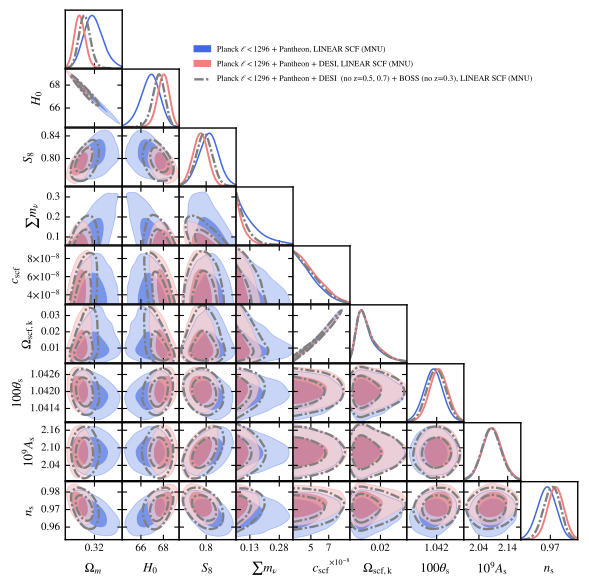

Recreate this plot in Python.
import getdist.plots as gplot
from getdist import MCSamples
from getdist import loadMCSamples
import os
import matplotlib
import subprocess
import matplotlib.pyplot as plt
import numpy as np

# GENERAL PLOT OPTIONS
matplotlib.rcParams['mathtext.fontset'] = 'stix'
matplotlib.rcParams['font.family'] = 'STIXGeneral'
matplotlib.rcParams['mathtext.rm'] = 'Bitstream Vera Sans'
matplotlib.rcParams['mathtext.it'] = 'Bitstream Vera Sans:italic'
matplotlib.rcParams['mathtext.bf'] = 'Bitstream Vera Sans:bold'
matplotlib.rcParams['xtick.bottom'] = True
matplotlib.rcParams['xtick.top'] = False
matplotlib.rcParams['ytick.right'] = False
matplotlib.rcParams['axes.edgecolor'] = 'black'
matplotlib.rcParams['axes.linewidth'] = '1.0'
matplotlib.rcParams['axes.labelsize'] = 'medium'
matplotlib.rcParams['axes.grid'] = True
matplotlib.rcParams['grid.linewidth'] = '0.0'
matplotlib.rcParams['grid.alpha'] = '0.18'
matplotlib.rcParams['grid.color'] = 'lightgray'
matplotlib.rcParams['legend.labelspacing'] = 0.77
matplotlib.rcParams['savefig.bbox'] = 'tight'
matplotlib.rcParams['savefig.format'] = 'pdf'

parameter = [u'omegam2', u'H0', u'SS8',u'm_ncdm',u'scf_c',u'Omega0_scf_ke',u'theta_s_1e2',u'As_1e9',u'n_s']
chaindir=r'./'

analysissettings={'smooth_scale_1D':0.45,'smooth_scale_2D':0.45,
'ignore_rows': u'0.5','range_confidence' : u'0.025'}

analysissettings2={'smooth_scale_1D':0.45,'smooth_scale_2D':0.45,
'ignore_rows': u'0.0','range_confidence' : u'0.025'}


root_chains = (
  'EXAMPLE_MCMC8001',
  'EXAMPLE_MCMC8005',
  'EXAMPLE_MCMC9001'
)

# --------------------------------------------------------------------------------
samples=loadMCSamples(chaindir + root_chains[0],settings=analysissettings)
p = samples.getParams()
samples.addDerived(p.omegan+(p.omegach2+p.omegabh2)/(p.H0/100.)/(p.H0/100.),name='omegam2',label='{\\Omega_m}')
samples.addDerived(p.sigma8*np.sqrt(p.omegan+(p.omegach2+p.omegabh2)/(p.H0/100.)/(p.H0/100.))/0.5477225575,name='SS8',label='{S_8}')
samples.addDerived(p.chi2__planck_2018_lowl.TT+p.chi2__planck_2018_lowl.EE+p.chi2__planck_2018_highl_plik.TTTEEE,name='chi2_cmb2',label='{\\chi^2_{\\rm CMB}}')
samples.addDerived(p.chi2__sn.pantheon,name='chi2_sn2',label='{\\chi^2_{\\rm SN}}')
samples.saveAsText(chaindir + '/.VM_PKIM3v3_TMP1')
# --------------------------------------------------------------------------------
samples=loadMCSamples(chaindir + root_chains[1],settings=analysissettings)
p = samples.getParams()
samples.addDerived(p.omegan+(p.omegach2+p.omegabh2)/(p.H0/100.)/(p.H0/100.),name='omegam2',label='{\\Omega_m}')#sigma8
samples.addDerived(p.sigma8*np.sqrt(p.omegan+(p.omegach2+p.omegabh2)/(p.H0/100.)/(p.H0/100.))/0.5477225575,name='SS8',label='{S_8}')
samples.addDerived(p.chi2__planck_2018_lowl.TT+p.chi2__planck_2018_lowl.EE+p.chi2__planck_2018_highl_plik.TTTEEE,name='chi2_cmb2',label='{\\chi^2_{\\rm CMB}}')
samples.addDerived(p.chi2__sn.pantheon,name='chi2_sn2',label='{\\chi^2_{\\rm SN}}')
samples.addDerived(p.chi2__bao.desi_y1,name='chi2_bao',label='{\\chi^2_{\\rm BAO}}')
samples.saveAsText(chaindir + '/.VM_PKIM3v3_TMP2')
# --------------------------------------------------------------------------------
samples=loadMCSamples(chaindir + root_chains[2],settings=analysissettings)
p = samples.getParams()
samples.addDerived(p.omegan+(p.omegach2+p.omegabh2)/(p.H0/100.)/(p.H0/100.),name='omegam2',label='{\\Omega_m}')#sigma8
samples.addDerived(p.sigma8*np.sqrt(p.omegan+(p.omegach2+p.omegabh2)/(p.H0/100.)/(p.H0/100.))/0.5477225575,name='SS8',label='{S_8}')
samples.addDerived(p.chi2__planck_2018_lowl.TT+p.chi2__planck_2018_lowl.EE+p.chi2__planck_2018_highl_plik.TTTEEE,name='chi2_cmb2',label='{\\chi^2_{\\rm CMB}}')
samples.addDerived(p.chi2__sn.pantheon,name='chi2_sn2',label='{\\chi^2_{\\rm SN}}')
samples.addDerived(p.chi2__bao.sdss_dr12_consensus_bao+p.chi2__bao.desi_y1,name='chi2_bao',label='{\\chi^2_{\\rm BAO}}')
samples.saveAsText(chaindir + '/.VM_PKIM3v3_TMP3')

#GET DIST PLOT SETUP
g=gplot.getSubplotPlotter(chain_dir=chaindir,
analysis_settings=analysissettings2,width_inch=6.0)
g.settings.lw_contour = 1.2
g.settings.legend_rect_border = False
g.settings.figure_legend_frame = False
g.settings.axes_fontsize = 13.5
g.settings.legend_fontsize = 11.5
g.settings.alpha_filled_add = 0.7
g.settings.lab_fontsize=15
g.legend_labels=False

param_3d = None
g.triangle_plot(['.VM_PKIM3v3_TMP1','.VM_PKIM3v3_TMP2','.VM_PKIM3v3_TMP3'],parameter,
plot_3d_with_param=param_3d,line_args=[
{'lw': 1.1,'ls': 'solid', 'color':'royalblue'},
{'lw': 1.4,'ls': 'solid', 'color':'lightcoral'},
{'lw': 1.7,'ls': '-.', 'color':'grey'},
{'lw': 1.0,'ls': 'dashed', 'color':'black'},
],
contour_colors=['royalblue','lightcoral','grey','black'],
filled=[True,True,False,False,False],
legend_labels=[
  'Planck $\\ell < 1296$ + Pantheon, LINEAR SCF (MNU)', 
  'Planck $\\ell < 1296$ + Pantheon + DESI, LINEAR SCF (MNU)', 
  'Planck $\\ell < 1296$ + Pantheon + DESI  (no z=0.5, 0.7) + BOSS (no z=0.3), LINEAR SCF (MNU)', 
],
contour_ls=['solid', 'solid', '-.', 'dashed'],
contour_lws=[1.1, 1.4, 1.7, 1.0],
legend_loc=(0.325,0.85),
imax_shaded=0)
g.export()
